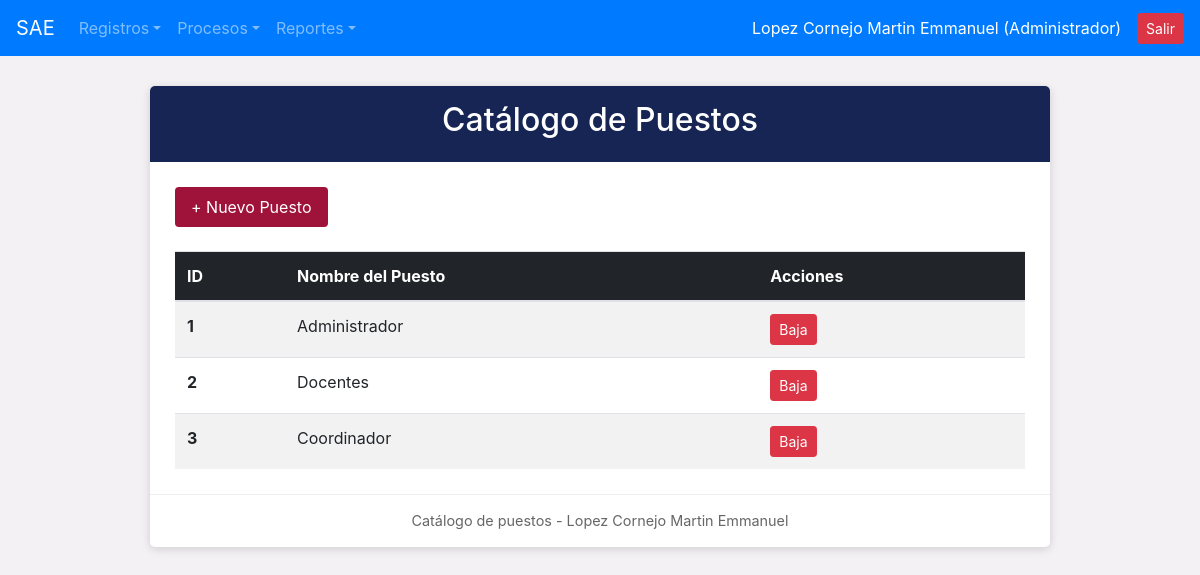
Page /crude/crude_puestos.php (signed in) on the earlier database version.
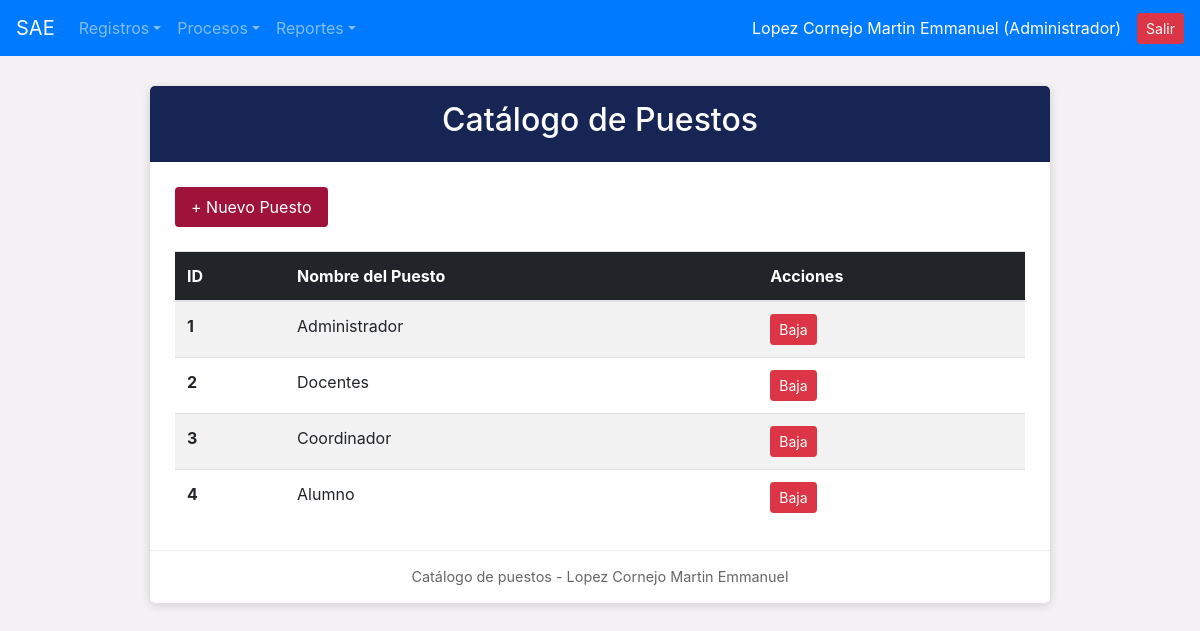
Same page on the later database version.
### tables this page shows
CREATE TABLE `puestos` (
  `id_puesto` int(11) NOT NULL,
  `nombre_puesto` varchar(100) NOT NULL,
  `estatus_puesto` varchar(10) DEFAULT 'ALTA'
);

### crude/crude_puestos.php (the view, shortened to what this page needs)
<?php
include_once("../conexion.php");
include_once("../navegacion/nav.php");
$resultado = $conexion->query("SELECT id_puesto, nombre_puesto FROM puestos WHERE estatus_puesto = 'ALTA'");
?>
<!DOCTYPE html>
<html lang="es">
<head>
</head>
<body>
<div class="container">
    <div class="formulario">
        <div class="titulo"><h2>Catálogo de Puestos</h2></div>
        <div class="contenido">
            <div class="mb-4">
                <a href="../registro/reg_puesto.php" class="btn-sae">+ Nuevo Puesto</a>
            </div>
            <div class="table-responsive">
                <table class="table table-striped table-hover align-middle m-0">
                    <thead style="background-color: #212529; color: white;">
                        <tr>
                            <th>ID</th>
                            <th>Nombre del Puesto</th>
                            <th>Acciones</th>
                        </tr>
                    </thead>
                    <tbody>
                        <?php if ($resultado && $resultado->num_rows > 0): ?>
                            <?php while($row = $resultado->fetch_assoc()): ?>
                            <tr>
                                <td><b><?php echo $row['id_puesto']; ?></b></td>
                                <td><?php echo htmlspecialchars($row['nombre_puesto']); ?></td>
                                <td>
                                    <a href="crude_puestos.php?baja=<?php echo $row['id_puesto']; ?>" class="btn btn-danger btn-sm" onclick="return confirm('¿Dar de baja este puesto?');">Baja</a>
                                </td>
                            </tr>
                            <?php endwhile; ?>
                        <?php else: ?>
                            <tr><td colspan="3" class="text-center py-3 text-muted">No hay puestos activos.</td></tr>
                        <?php endif; ?>
                    </tbody>
                </table>
            </div>
        </div>
        <div class="pie">Catálogo de puestos - Lopez Cornejo Martin Emmanuel</div>
    </div>
</div>
</body>
</html>

Differences in the rows shown:
now on this page (row edited): puestos: id_puesto "4", nombre_puesto "Alumno"
